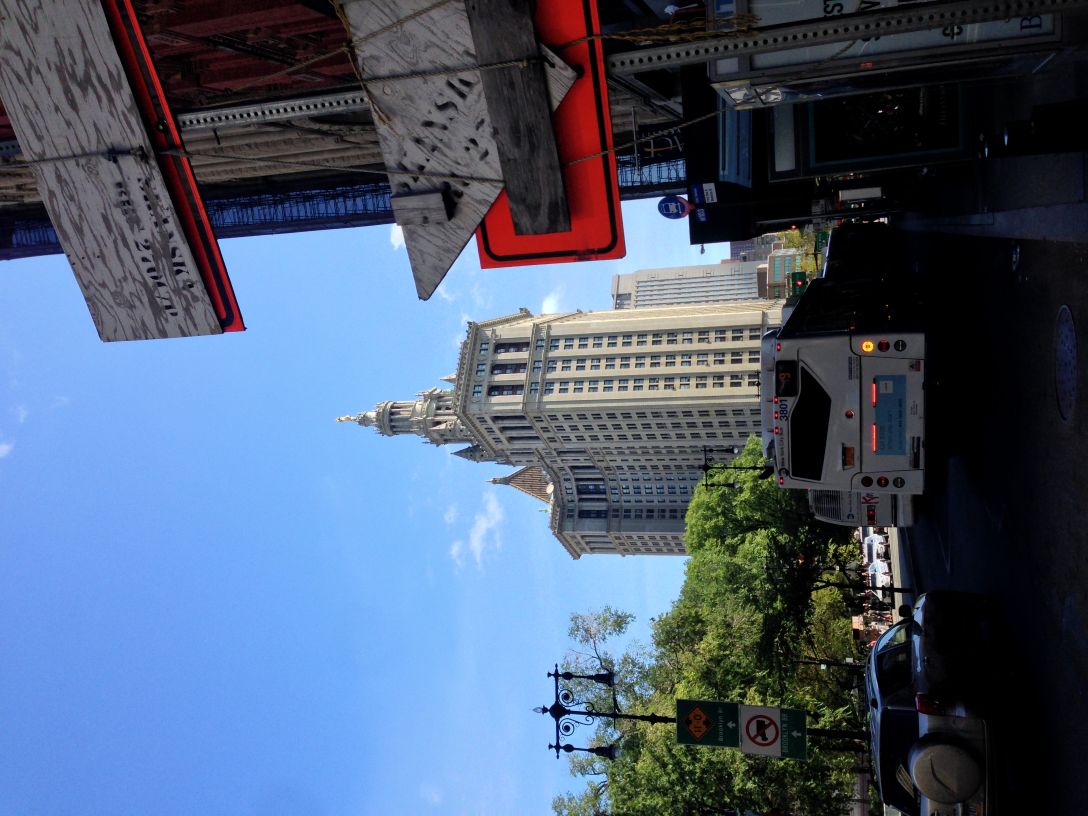
#> input picture Measure/example_data/example_image.jpg, 3264 x 2448 px (shown at 1/3 size)
$ jupyter execute M07_Accessing_image_color_data.ipynb   (shell and % lines are left out)
#> lines starting #> are read from the running program, lines starting #| are printed output that depends on the picture
<a href="https://colab.research.google.com/github/brian-ho/intro-to-urban-data/blob/main/Measure/M07_Accessing_image_color_data.ipynb" target="_parent"></a>

# **07 Measure** Accessing image color data
```
    Class       ARCH 6131 Urban Design Methods / Skills / Tools 1
                Tata Innovation Center
                Fall 2025
                Monday 9:30 AM to 12 PM

    Instructor  Brian Ho
                brian@brian-ho.io
```

This notebook builds on the previous and demonstrates how to access image data and the visuals (actual pixels and colors).

- Accessing color data
- Accessing pixels

To open HEIC photos taken by iPhone, we'll need an additional package called `pillow-heif`.

After installing the libraries, we'll need to import the right libraries into this notebook.

[cell 1]
import PIL
from pathlib import Path
from pillow_heif import HeifImagePlugin

... and connect to Google Drive and set the appropriate directory for the example data. You can find it here on [GitHub](https://github.com/brian-ho/intro-to-urban-data/tree/main/Measure/Example%20Data). Or, try this with your own data!

[cell 2]
from google.colab import drive

drive.mount("/content/drive")

Don't forget to set the right path for your files!

[cell 3]
# If you're connected to Google Drive, your path might be something like: /content/drive/example/folder
EXAMPLE_DATA_DIRECTORY = "example_data"

Lastly, for this notebook we will need to load in an image to work with. For convenience, we'll reduce the size.

[cell 4]
# Load an image to use for this notebook
img = PIL.Image.open(Path(EXAMPLE_DATA_DIRECTORY) / "example_image.jpg")
#> img is the input picture: PIL image 3264x2448 RGB; mean R, G, B 77.1, 93.1, 117.2

# Rotate and resize this image
img = PIL.ImageOps.exif_transpose(img)
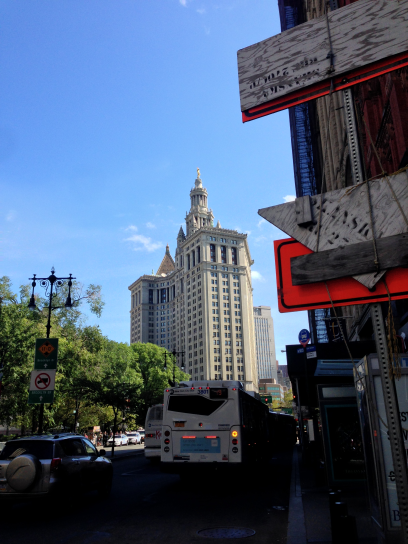
#> img: PIL image 2448x3264 RGB (shown at 1/6 size); mean R, G, B 77.1, 93.1, 117.2
img.thumbnail((500, 500))
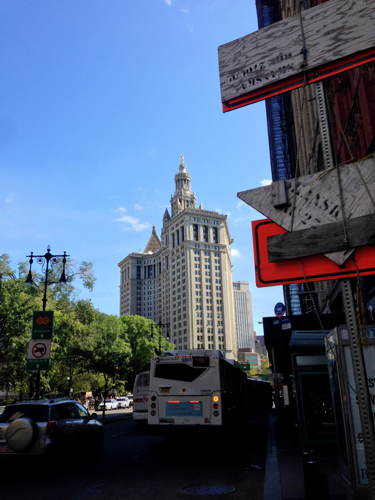
#> img: PIL image 375x500 RGB; mean R, G, B 77, 93, 117.1

# Show the image
img

## Color modes
`PIL` lets you work with images in a few **color modes**. These define how the image represents color data for each pixel. If you've used software for printing (like InDesign), you may be familiar with CMYK color mode. `PIL` supports CMYK, and several other color modes. In this course you may encounter:

- `RGB` 3x8-bit pixels, true color
- `RGBA` 4x8-bit pixels, true color with alpha (transparency)
- `L` 8-bit pixels, usually greyscale
- `1` 1-bit pixels, black and white, stored with one pixel per byte
- `P` 8-bit pixels, using a palette (typically of 256 colors)

"8-bit pixels" mean the colors for a pixel are stored in the file as sets of eight bits, each of which can be either 1 or 0. If you remember your powers of two, this means 8-bits can represent 2^8 = 256 unique values. For example, see the following binary representations their base ten value.

```
00000000 = 0
00000001 = 1
00000010 = 2
00000100 = 4
00001000 = 8
00010000 = 16
00100000 = 32
01000000 = 64
10000000 = 128
11111111 = 255
```

And so 3x8-bit pixel means the color is stored as 3 consecutive 8-bit values. For that reason, when you work with say an image in `RGB` mode, you'll see that each red, green, or blue value is defined as an integer from 0 to 255. 8 bits are used quite a lot — and these are commonly referred to as "bytes"!

[cell 5]
# Let's check the mode of the smaller image we created earlier — it should be RGB
img.mode

In `RGB` mode, the color red is represented as (255, 0, 0): full value for red, and no value for green and blue.  Remember, we use a 0-index. So starting from 0 and ending with 255 gives exactly 256 values.

`PIL` also makes it possible to convert this image to an alternative color mode. `L` mode is what you might think of as "greyscale", represented by 256 possible color from white to black.

[cell 6]
# Convert the image to a different color mode
# "L" is for "Luminance", but it means there's one color channel
# Which is equivalent to greyscale
img.convert("L")
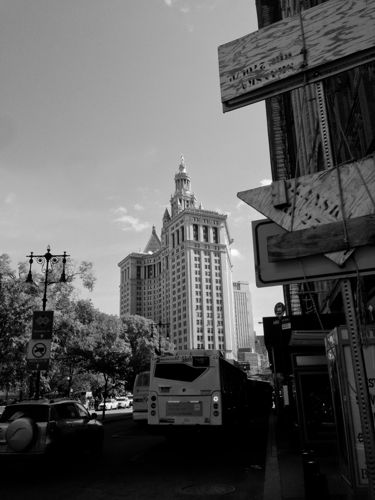
#> Out: PIL image 375x500 L; min 0, max 252, mean 91

And finally, the `1` mode means each pixel in the image is represented with a _single bit_. This means every pixel can be displayed entirely as either black or white. This produces a "dithering" effect as `PIL` applies some algorithms to convert colors to black and white.

This is a form of image data compression! Each pixel in `RGB` is represented by _three bytes_ with each byte being eight bits. In `L` mode, each pixel is represented by only _one bit_. So the files get much smaller, but you lose some meaning in the image. We'll play with this tension between summarizing data concisely and seeing its full detail and color throughout the class.

[cell 7]
# Black and white — notice the dithering effect
img.convert("1")
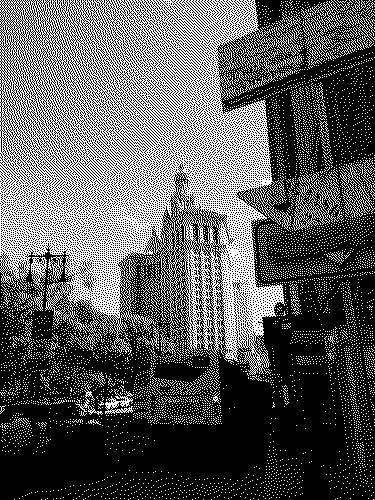
#> Out: PIL image 375x500 1; 35.4% white in thin lines or dots

Can you estimate roughly how much smaller — in terms of file size — an image is, when you convert from `RGB` to `L` mode?

## Histograms
`PIL` can let you analyze color frequency in an image which is another way to explore the data. Let's start with a histogram — a kind of data visualization that shows the frequency of values in a dataset.

In this case, we want to show how many pixels have each of the 256 values of red, green, and blue. This would let us understand: are those three components colors relatively matched? Is there a bias toward one in particular?

`PIL` has a nifty `Image.histogram()` method. This returns a list which is 256 x 3 = 768 values long. The list has (in order) the number of pixels for each value from 0 to 255 in first the red, then green, then blue colors. So something like:

```
[
    9934, # 9934 pixels have an R value of 0
    5430, # 5430 pixels have an R value of 1
    ...
]
```

[cell 8]
# Call the histogram method to get a list of frequency values
hist = img.histogram()
#> hist = 768 values, max 17225 at index 0, min 0 at index 251, mean 732.4

print(f"There are {len(hist)} items in the list, or 256 x 3.")
#| There are 768 items in the list, or 256 x 3.
print(
    f"The first item looks like {hist[0]} — there are {hist[0]} pixels with a red value of 0"
)
#| The first item looks like 17225 — there are 17225 pixels with a red value of 0
print(f"The first five items look like {hist[:10]}")
#| The first five items look like [17225, 4958, 2958, 2161, 1980, 1816, 1660, 1536, 1463, 1358]

OK, so we have our data. In order to plot it, we'll use `pandas` which provides some simply utility methods to do so.

First, we need to make a DataFrame, or 2D table from the data. Here we use a range to get a slice from a list — `hist[:256]` gets all the values from the 1st (0) to the 256th (255).

[cell 9]
# We'll need pandas to make a DataFrame, or 2D table
import pandas as pd

# This creates a table with 3 columns, where each column is one of the R, G, or B colors
# The rows represent the number of pixels that have that R, G, or B value
# e.g. the 2nd row indicates how many pixels have R, G, and B values of 2.
df = pd.DataFrame({"red": hist[:256], "green": hist[256:512], "blue": hist[512:]})
#> df = table of 256 rows and 3 columns
df
#> Out = table of 256 rows and 3 columns

Finally, we can plot the data table. This version of a histogram is a line graph, which shows one line for each color, and connects all the values between 0 and 255.

Look at the result — what does it mean? There are two large spikes in values where R, G, or B equal 0. Why might that be?

[cell 10]
# Plot the histogram as a line frequency chart
df.plot(color=df.columns)
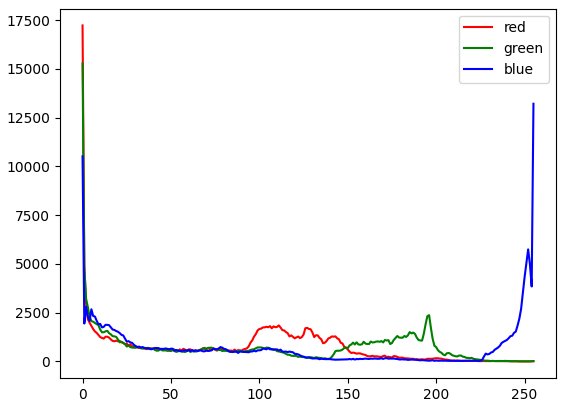
#> figure drawn by matplotlib, 1 panel; curve peaks at x = 0, y = 17225; curve peaks at x = 0, y = 15269; curve peaks at x = 255, y = 13208

Of course, you can also plot this as an area chart!

[cell 11]
# Plot the histogram as a bar chart
df.plot.area(color=df.columns)
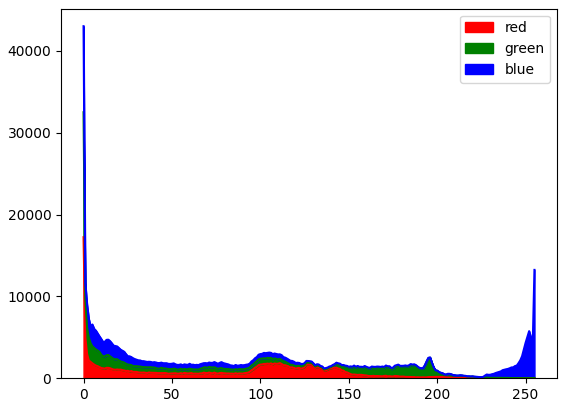
#> figure drawn by matplotlib, 1 panel; curve peaks at x = 0, y = 17225; curve peaks at x = 0, y = 32494; curve peaks at x = 0, y = 43006

## Color frequency
But what if you wanted to look at the actual colors, not just their R, G, and B channels? You can do that too!

This is a bit more complex. In the `RGB` mode, there are 256^3 = 16,777,216 possible colors. An image of 2000 px x 1500 px will only have 3,000,000 pixels. Trying to count the the number of pixels with a specific color might get you a very small count for any given color — and lots of zeros.

Instead, we'll want to do some compression that groups colors into a smaller, limited set of colors.

`PIL` has a dedicated `P` mode — for palette — that does exactly that! It reduces your image to 256 unique colors, which are stored as a palette. Then, each pixel gets a single byte (eight bits) that indicates which color in the palette it belongs to.

[cell 12]
# Use our smaller image
img

[cell 13]
# Let's convert our RGB image to the P mode
p_img = img.convert("P")
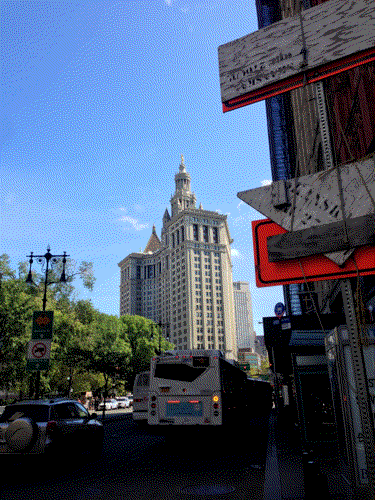
#> p_img: PIL image 375x500 P; mean R, G, B 76.9, 92.9, 117.1

We can use the `Image.getcolors()` method, which returns a list of pairs of values. Each pair is the count and color in the palette (0 to 255). So it looks something like:

```
[
    (10, 1), # ten pixels have the 2nd color in the palette
    (100, 0), # one hundred pixels have the 1st color iin the palette
    ...
]
```

[cell 14]
# Get the number of pixels for each color in the palette
color_counts = p_img.getcolors()
#> color_counts = 104 pairs, first value 1 to 37670, second value 0 to 225

# See the frequency and palette index of the ten most common colors
print(color_counts[:10])
#| [(37670, 0), (4346, 11), (521, 12), (672, 13), (138, 14), (3040, 16), (3373, 17), (167, 18), (440, 19), (113, 20)]

# See the frequency and palette index of the ten least common colors
print(color_counts[-10:])
#| [(152, 209), (17042, 210), (7062, 211), (9632, 216), (19586, 217), (1084, 218), (2, 219), (390, 223), (450, 224), (46, 225)]

Next, we make a new `pandas` DataFrame from this data. This time, we start with two columns: `count` for the number of pixels and `color_index` for the color value in the palette.

[cell 15]
# Make a pandas DataFrame (2D table)
df = pd.DataFrame(color_counts, columns=["count", "color_index"])
#> df = table of 104 rows and 2 columns

# Here are a few more DataFrame methods to check out work so far
print(f"The smallest color index is {df['color_index'].min()}")
#| The smallest color index is 0
print(f"The largest color index is {df['color_index'].max()}")
#| The largest color index is 225
print(
    f"There are {df['count'].sum()} total pixels in the table. The image is {p_img.size} in size."
)
#| There are 187500 total pixels in the table. The image is (375, 500) in size.
df
#> Out = table of 104 rows and 2 columns

In order to plot this chart with colors, we need to create a _third_ column `color` with the actual R, G, B values. We can do this with a `DataFrame.apply()` function. For this notebook, you just need to run the cell. Later in the course we'll learn to leverage `apply()` functions to perform operations on your data!

[cell 16]
# Get the palette
p = p_img.getpalette()
#> p = 678 values, max 255 at index 45, min 0 at index 0, mean 121.9

# Create a color column based on the color_index column and the color palette
# We divide by 255 as we need R, G, B values in their decimal representation for plotting
df["color"] = df["color_index"].apply(
    lambda x: [v / 255.0 for v in p[x * 3 : x * 3 + 3]]
)
df
#> Out = table of 104 rows and 3 columns

[cell 17]
# Plot your colors
df.plot.bar(y="count", color=df["color"])
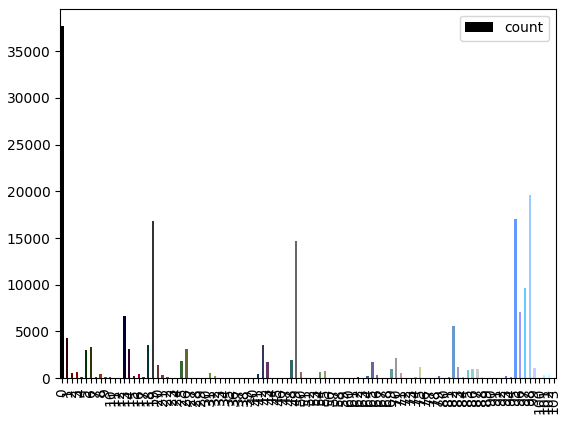
#> figure drawn by matplotlib, 1 panel; tallest bar 37670 high, from x = -0.25 to 0.25

[cell 18]
# Make the plot more legible
# Make the plot wider, increase the thickness of each bar, and use a log scale for the Y-axis
df.plot.bar(y="count", color=df["color"], width=0.9, figsize=(20, 5), log=True)
#> (the rest of the program and of its run is left out)
